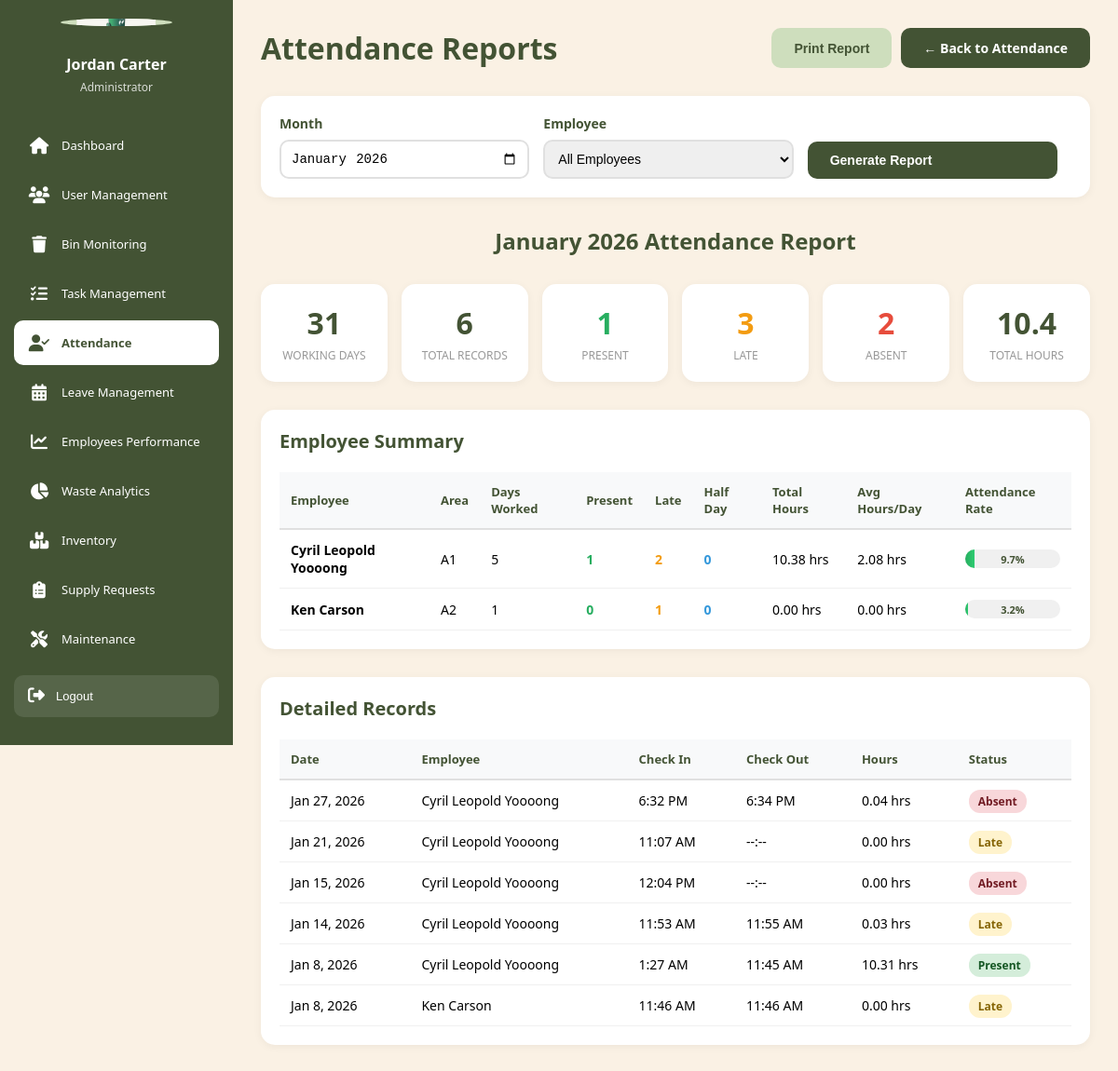
Screenshot of /admin/attendance_report.php (signed in) with the database file from the repository.
### tables this page shows
CREATE TABLE `attendance` (
  `attendance_id` int(11) NOT NULL,
  `employee_id` int(11) NOT NULL,
  `attendance_date` date NOT NULL,
  `check_in_time` time DEFAULT NULL,
  `check_in_location` varchar(100) DEFAULT NULL,
  `check_out_time` time DEFAULT NULL,
  `check_out_location` varchar(100) DEFAULT NULL,
  `work_hours` decimal(5,2) DEFAULT NULL COMMENT 'Calculated work hours',
  `status` enum('present','late','absent','half_day') DEFAULT 'present',
  `notes` text DEFAULT NULL,
  `created_at` timestamp NOT NULL DEFAULT current_timestamp()
);

CREATE TABLE `employees` (
  `employee_id` int(11) NOT NULL,
  `username` varchar(50) NOT NULL,
  `password` varchar(255) NOT NULL COMMENT 'Hashed password using password_hash()',
  `email` varchar(100) NOT NULL,
  `language` varchar(5) DEFAULT 'en',
  `full_name` varchar(100) NOT NULL,
  `phone_number` varchar(20) DEFAULT NULL,
  `profile_picture` varchar(255) DEFAULT NULL,
  `area_id` int(11) DEFAULT NULL,
  `created_at` timestamp NOT NULL DEFAULT current_timestamp(),
  `last_login` timestamp NULL DEFAULT NULL,
  `status` enum('active','on_leave','inactive') DEFAULT 'active'
);

### config/database.php (called while the page is built, shortened)
<?php
$options = [
    PDO::ATTR_ERRMODE            => PDO::ERRMODE_EXCEPTION,
    PDO::ATTR_DEFAULT_FETCH_MODE => PDO::FETCH_ASSOC,
    PDO::ATTR_EMULATE_PREPARES   => false,
    PDO::ATTR_PERSISTENT         => false,
];
try {
    $dsn = "mysql:host=" . DB_HOST . ";dbname=" . DB_NAME . ";charset=" . DB_CHARSET;
    $pdo = new PDO($dsn, DB_USER, DB_PASS, $options);
} catch (PDOException $e) {
    die("Database Connection Failed: " . $e->getMessage());
}
function query($sql, $params = []) {
    global $pdo;
    $stmt = $pdo->prepare($sql);
    $stmt->execute($params);
    return $stmt;
}
function getAll($sql, $params = []) {
    $stmt = query($sql, $params);
    return $stmt->fetchAll();
}
?>

### admin/attendance_report.php (the view, shortened to what this page needs)
<?php
require_once '../config/database.php';
$selected_month = $_GET['month'] ?? date('Y-m');
list($year, $month) = explode('-', $selected_month);
$start_date = "$year-$month-01";
$end_date = date('Y-m-t', strtotime($start_date));
$query = "SELECT a.*, e.full_name, e.username, ar.area_name
          FROM attendance a
          JOIN employees e ON a.employee_id = e.employee_id
          LEFT JOIN areas ar ON e.area_id = ar.area_id
          WHERE a.attendance_date BETWEEN ? AND ?";
$params = [$start_date, $end_date];
$query .= " ORDER BY a.attendance_date DESC, e.full_name ASC";
$attendance_records = getAll($query, $params);
$total_working_days = cal_days_in_month(CAL_GREGORIAN, $month, $year);
$total_records = count($attendance_records);
$present_count = count(array_filter($attendance_records, fn($r) => $r['status'] === 'present'));
$late_count = count(array_filter($attendance_records, fn($r) => $r['status'] === 'late'));
$absent_count = count(array_filter($attendance_records, fn($r) => $r['status'] === 'absent'));
$total_work_hours = array_sum(array_column($attendance_records, 'work_hours'));
$employee_stats = [];
foreach ($attendance_records as $record) {
    $emp_id = $record['employee_id'];
    if (!isset($employee_stats[$emp_id])) {
        $employee_stats[$emp_id] = [
            'name' => $record['full_name'],
            'area' => $record['area_name'] ?? 'N/A',
            'total_days' => 0,
            'present' => 0,
            'late' => 0,
            'absent' => 0,
            'half_day' => 0,
            'total_hours' => 0
        ];
    }
    $employee_stats[$emp_id]['total_days']++;
    $employee_stats[$emp_id][$record['status']]++;
    $employee_stats[$emp_id]['total_hours'] += $record['work_hours'] ?? 0;
}
$month_name = date('F Y', strtotime($start_date));
?>
<!DOCTYPE html>
<html lang="en">
<head>
</head>
<body>
    <?php include '../includes/admin_sidebar.php'; ?>
    <main class="main-content">
        <div class="page-header">
            <h1>Attendance Reports</h1>
            <div style="display: flex; gap: 10px;">
                <button onclick="window.print()" class="btn btn-secondary">
                    Print Report
                </button>
                <a href="attendance.php" class="btn btn-primary">
                    ← Back to Attendance
                </a>
            </div>
        </div>
        <div class="filters">
            <form method="GET" action="">
                <div class="filter-group">
                    <label>Month</label>
                    <input type="month" name="month" value="<?php echo $selected_month; ?>" max="<?php echo date('Y-m'); ?>">
                </div>
                <div class="filter-group">
                    <label>Employee</label>
                    <select name="employee">
                        <option value="">All Employees</option>
                    </select>
                </div>
                <div class="filter-group">
                    <label>&nbsp;</label>
                    <button type="submit" class="btn btn-primary" style="width: 100%;">Generate Report</button>
                </div>
            </form>
        </div>
        <div style="text-align: center; margin-bottom: 30px;">
            <h2 style="color: #435334; font-size: 24px;"><?php echo $month_name; ?> Attendance Report</h2>
        </div>
        <div class="stats-grid">
            <div class="stat-box">
                <div class="value"><?php echo $total_working_days; ?></div>
                <div class="label">Working Days</div>
            </div>
            <div class="stat-box">
                <div class="value"><?php echo $total_records; ?></div>
                <div class="label">Total Records</div>
            </div>
            <div class="stat-box present">
                <div class="value"><?php echo $present_count; ?></div>
                <div class="label">Present</div>
            </div>
            <div class="stat-box late">
                <div class="value"><?php echo $late_count; ?></div>
                <div class="label">Late</div>
            </div>
            <div class="stat-box absent">
                <div class="value"><?php echo $absent_count; ?></div>
                <div class="label">Absent</div>
            </div>
            <div class="stat-box">
                <div class="value"><?php echo number_format($total_work_hours, 1); ?></div>
                <div class="label">Total Hours</div>
            </div>
        </div>
        <div class="table-container">
            <div class="table-header">
                <h2>Employee Summary</h2>
            </div>
            <?php if (empty($employee_stats)): ?>
                <div class="empty-state">
                    <div style="font-size: 48px; margin-bottom: 10px;">📊</div>
                    <h3>No attendance data</h3>
                    <p>No records found for <?php echo $month_name; ?></p>
                </div>
            <?php else: ?>
                <table>
                    <thead>
                        <tr>
                            <th>Employee</th>
                            <th>Area</th>
                            <th>Days Worked</th>
                            <th>Present</th>
                            <th>Late</th>
                            <th>Half Day</th>
                            <th>Total Hours</th>
                            <th>Avg Hours/Day</th>
                            <th>Attendance Rate</th>
                        </tr>
                    </thead>
                    <tbody>
                        <?php foreach ($employee_stats as $stat): ?>
                            <tr>
                                <td><strong><?php echo htmlspecialchars($stat['name']); ?></strong></td>
                                <td><?php echo htmlspecialchars($stat['area']); ?></td>
                                <td><?php echo $stat['total_days']; ?></td>
                                <td style="color: #27ae60; font-weight: 600;"><?php echo $stat['present']; ?></td>
                                <td style="color: #f39c12; font-weight: 600;"><?php echo $stat['late']; ?></td>
                                <td style="color: #3498db; font-weight: 600;"><?php echo $stat['half_day']; ?></td>
                                <td><?php echo number_format($stat['total_hours'], 2); ?> hrs</td>
                                <td><?php echo number_format($stat['total_hours'] / max($stat['total_days'], 1), 2); ?> hrs</td>
                                <td>
                                    <div class="progress-bar">
                                        <div class="progress-fill" style="width: <?php echo $stat['attendance_rate']; ?>%;"></div>
                                        <div class="progress-text"><?php echo $stat['attendance_rate']; ?>%</div>
                                    </div>
                                </td>
                            </tr>
                        <?php endforeach; ?>
                    </tbody>
                </table>
            <?php endif; ?>
        </div>
        <div class="table-container">
            <div class="table-header">
                <h2>Detailed Records</h2>
            </div>
            <?php if (empty($attendance_records)): ?>
                <div class="empty-state">
                    <div style="font-size: 48px; margin-bottom: 10px;">📋</div>
                    <h3>No records found</h3>
                </div>
            <?php else: ?>
                <table>
                    <thead>
                        <tr>
                            <th>Date</th>
                            <th>Employee</th>
                            <th>Check In</th>
                            <th>Check Out</th>
                            <th>Hours</th>
                            <th>Status</th>
                        </tr>
                    </thead>
                    <tbody>
                        <?php foreach ($attendance_records as $record): ?>
                            <tr>
                                <td><?php echo date('M j, Y', strtotime($record['attendance_date'])); ?></td>
                                <td><?php echo htmlspecialchars($record['full_name']); ?></td>
                                <td><?php echo $record['check_in_time'] ? date('g:i A', strtotime($record['check_in_time'])) : '--:--'; ?></td>
                                <td><?php echo $record['check_out_time'] ? date('g:i A', strtotime($record['check_out_time'])) : '--:--'; ?></td>
                                <td><?php echo number_format($record['work_hours'] ?? 0, 2); ?> hrs</td>
                                <td>
                                    <span style="padding: 4px 10px; border-radius: 12px; font-size: 12px; font-weight: 600;
                                        background: <?php
                                            echo $record['status'] === 'present' ? '#d4edda' :
                                                ($record['status'] === 'late' ? '#fff3cd' :
                                                ($record['status'] === 'half_day' ? '#d1ecf1' : '#f8d7da'));
                                        ?>;
                                        color: <?php
                                            echo $record['status'] === 'present' ? '#155724' :
                                                ($record['status'] === 'late' ? '#856404' :
                                                ($record['status'] === 'half_day' ? '#0c5460' : '#721c24'));
                                        ?>;">
                                        <?php echo ucfirst(str_replace('_', ' ', $record['status'])); ?>
                                    </span>
                                </td>
                            </tr>
                        <?php endforeach; ?>
                    </tbody>
                </table>
            <?php endif; ?>
        </div>
    </main>
</body>
</html>

### admin/attendance_report.php (style rules this page uses)
* { margin: 0; padding: 0; box-sizing: border-box; }
body { font-family: 'Segoe UI', Tahoma, Geneva, Verdana, sans-serif; background: #FAF1E4; display: flex; min-height: 100vh; }
.main-content { margin-left: 250px; flex: 1; padding: 30px; }
.page-header { display: flex; justify-content: space-between; align-items: center; margin-bottom: 30px; }
.page-header h1 { font-size: 32px; color: #435334; }
.btn { padding: 12px 24px; border: none; border-radius: 10px; font-size: 14px; font-weight: 600; cursor: pointer; text-decoration: none; display: inline-flex; align-items: center; gap: 8px; transition: all 0.3s ease; }
.btn-primary { background: #435334; color: white; }
.btn-secondary { background: #CEDEBD; color: #435334; }
.filters { background: white; padding: 20px; border-radius: 15px; margin-bottom: 30px; box-shadow: 0 2px 10px rgba(0,0,0,0.05); }
.filters form { display: grid; grid-template-columns: repeat(3, 1fr) auto; gap: 15px; align-items: end; }
.filter-group label { font-size: 14px; font-weight: 600; color: #435334; margin-bottom: 8px; display: block; }
.filter-group input, .filter-group select { width: 100%; padding: 10px; border: 2px solid #e0e0e0; border-radius: 10px; font-size: 14px; }
.stats-grid { display: grid; grid-template-columns: repeat(6, 1fr); gap: 15px; margin-bottom: 30px; }
.stat-box { background: white; padding: 20px; border-radius: 15px; text-align: center; box-shadow: 0 2px 10px rgba(0,0,0,0.05); }
.stat-box .value { font-size: 32px; font-weight: 700; color: #435334; margin-bottom: 5px; }
.stat-box .label { font-size: 12px; color: #999; text-transform: uppercase; }
.stat-box.present .value { color: #27ae60; }
.stat-box.late .value { color: #f39c12; }
.stat-box.absent .value { color: #e74c3c; }
.table-container { background: white; border-radius: 15px; padding: 20px; box-shadow: 0 2px 10px rgba(0,0,0,0.05); overflow-x: auto; margin-bottom: 30px; }
.table-header { display: flex; justify-content: space-between; align-items: center; margin-bottom: 20px; }
.table-header h2 { font-size: 20px; color: #435334; }
table { width: 100%; border-collapse: collapse; }
th { text-align: left; padding: 12px; background: #f8f9fa; color: #435334; font-weight: 600; font-size: 13px; border-bottom: 2px solid #e0e0e0; }
td { padding: 12px; border-bottom: 1px solid #f0f0f0; font-size: 14px; }
.progress-bar { width: 100%; height: 20px; background: #f0f0f0; border-radius: 10px; overflow: hidden; position: relative; }
.progress-fill { height: 100%; background: linear-gradient(90deg, #27ae60, #2ecc71); transition: width 0.3s ease; }
.progress-text { position: absolute; top: 50%; left: 50%; transform: translate(-50%, -50%); font-size: 11px; font-weight: 600; color: #435334; }

### rows the page displays
attendance: attendance_date "Jan 27, 2026", employee.full_name "Cyril Leopold Yoooong", check_in_time "6:32 PM", check_out_time "6:34 PM", work_hours "0.04", status "Absent"
attendance: attendance_date "Jan 21, 2026", employee.full_name "Cyril Leopold Yoooong", check_in_time "11:07 AM", work_hours "0.00", status "Late"
attendance: attendance_date "Jan 15, 2026", employee.full_name "Cyril Leopold Yoooong", check_in_time "12:04 PM", work_hours "0.00", status "Absent"
attendance: attendance_date "Jan 14, 2026", employee.full_name "Cyril Leopold Yoooong", check_in_time "11:53 AM", check_out_time "11:55 AM", work_hours "0.03", status "Late"
attendance: attendance_date "Jan 8, 2026", employee.full_name "Cyril Leopold Yoooong", check_in_time "1:27 AM", check_out_time "11:45 AM", work_hours "10.31", status "Present"
attendance: attendance_date "Jan 8, 2026", employee.full_name "Ken Carson", check_in_time "11:46 AM", check_out_time "11:46 AM", work_hours "0.00", status "Late"

### other values shown
$admin_name "Jordan Carter"
$month_name "January 2026"
$total_working_days "31"
$total_records "6"
$present_count "1"
$late_count "3"
$absent_count "2"
$total_work_hours "10.4"
$stat['name'] "Cyril Leopold Yoooong"
$stat['area'] "A1"
$stat['total_days'] "5"
$stat['present'] "1"
$stat['late'] "2"
$stat['half_day'] "0"
$stat['total_hours'] "10.38"
